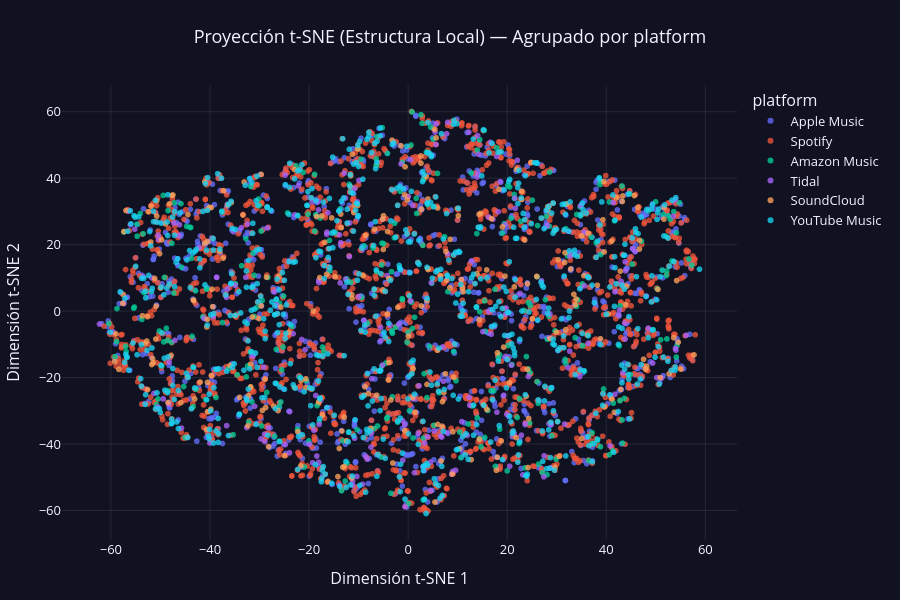

The notebook cell this image was saved under:
### Markdown cell above
#### 5.2.2 Usuarios según plataforma

### Code cell
red_model.graficar("platform", "Proyección t-SNE (Estructura Local) — Agrupado por platform").show()

### Figure 1 — Plotly figure (JSON) as saved in the notebook; plotly's stock layout.template omitted (floating-point values rounded to 4 significant figures; data arrays with more than 128 entries replaced by an {"elided": "..."} marker saying what was removed)
{"data": [{"hovertemplate": "platform=Apple Music<br>Dimensión t-SNE 1=%{x}<br>Dimensión t-SNE 2=%{y}<extra></extra>", "legendgroup": "Apple Music", "marker": {"color": "#636EFA", "opacity": 0.78, "symbol": "circle", "line": {"width": 0}, "size": 6}, "mode": "markers", "name": "Apple Music", "showlegend": true, "x": {"elided": "906 float values"}, "xaxis": "x", "y": {"elided": "906 float values"}, "yaxis": "y", "type": "scattergl"}, {"hovertemplate": "platform=Spotify<br>Dimensión t-SNE 1=%{x}<br>Dimensión t-SNE 2=%{y}<extra></extra>", "legendgroup": "Spotify", "marker": {"color": "#EF553B", "opacity": 0.78, "symbol": "circle", "line": {"width": 0}, "size": 6}, "mode": "markers", "name": "Spotify", "showlegend": true, "x": {"elided": "1591 float values"}, "xaxis": "x", "y": {"elided": "1591 float values"}, "yaxis": "y", "type": "scattergl"}, {"hovertemplate": "platform=Amazon Music<br>Dimensión t-SNE 1=%{x}<br>Dimensión t-SNE 2=%{y}<extra></extra>", "legendgroup": "Amazon Music", "marker": {"color": "#00CC96", "opacity": 0.78, "symbol": "circle", "line": {"width": 0}, "size": 6}, "mode": "markers", "name": "Amazon Music", "showlegend": true, "x": {"elided": "315 float values"}, "xaxis": "x", "y": {"elided": "315 float values"}, "yaxis": "y", "type": "scattergl"}, {"hovertemplate": "platform=Tidal<br>Dimensión t-SNE 1=%{x}<br>Dimensión t-SNE 2=%{y}<extra></extra>", "legendgroup": "Tidal", "marker": {"color": "#AB63FA", "opacity": 0.78, "symbol": "circle", "line": {"width": 0}, "size": 6}, "mode": "markers", "name": "Tidal", "showlegend": true, "x": {"elided": "221 float values"}, "xaxis": "x", "y": {"elided": "221 float values"}, "yaxis": "y", "type": "scattergl"}, {"hovertemplate": "platform=SoundCloud<br>Dimensión t-SNE 1=%{x}<br>Dimensión t-SNE 2=%{y}<extra></extra>", "legendgroup": "SoundCloud", "marker": {"color": "#FFA15A", "opacity": 0.78, "symbol": "circle", "line": {"width": 0}, "size": 6}, "mode": "markers", "name": "SoundCloud", "showlegend": true, "x": {"elided": "278 float values"}, "xaxis": "x", "y": {"elided": "278 float values"}, "yaxis": "y", "type": "scattergl"}, {"hovertemplate": "platform=YouTube Music<br>Dimensión t-SNE 1=%{x}<br>Dimensión t-SNE 2=%{y}<extra></extra>", "legendgroup": "YouTube Music", "marker": {"color": "#19D3F3", "opacity": 0.78, "symbol": "circle", "line": {"width": 0}, "size": 6}, "mode": "markers", "name": "YouTube Music", "showlegend": true, "x": {"elided": "689 float values"}, "xaxis": "x", "y": {"elided": "689 float values"}, "yaxis": "y", "type": "scattergl"}], "layout": {"xaxis": {"anchor": "y", "domain": [0.0, 1.0], "title": {"text": "Dimensión t-SNE 1"}, "gridcolor": "rgba(255,255,255,0.09)", "zeroline": false}, "yaxis": {"anchor": "x", "domain": [0.0, 1.0], "title": {"text": "Dimensión t-SNE 2"}, "gridcolor": "rgba(255,255,255,0.09)", "zeroline": false}, "legend": {"title": {"text": "platform"}, "tracegroupgap": 0}, "title": {"text": "Proyección t-SNE (Estructura Local) — Agrupado por platform", "x": 0.5}, "font": {"size": 13, "color": "#F5F3FF"}, "margin": {"l": 55, "r": 35, "t": 85, "b": 60}, "height": 600, "autosize": true, "paper_bgcolor": "#101222", "plot_bgcolor": "#101222"}}
